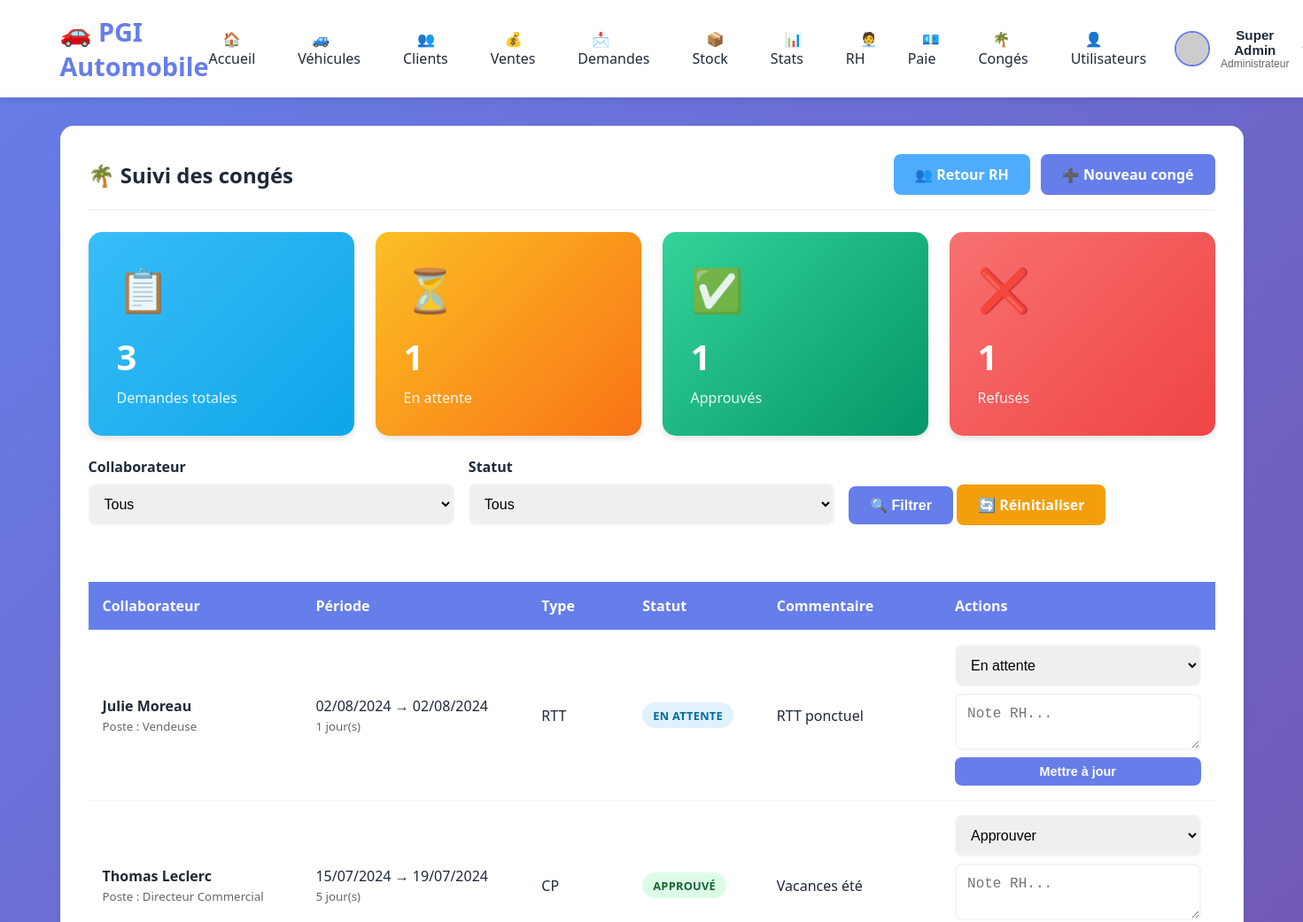
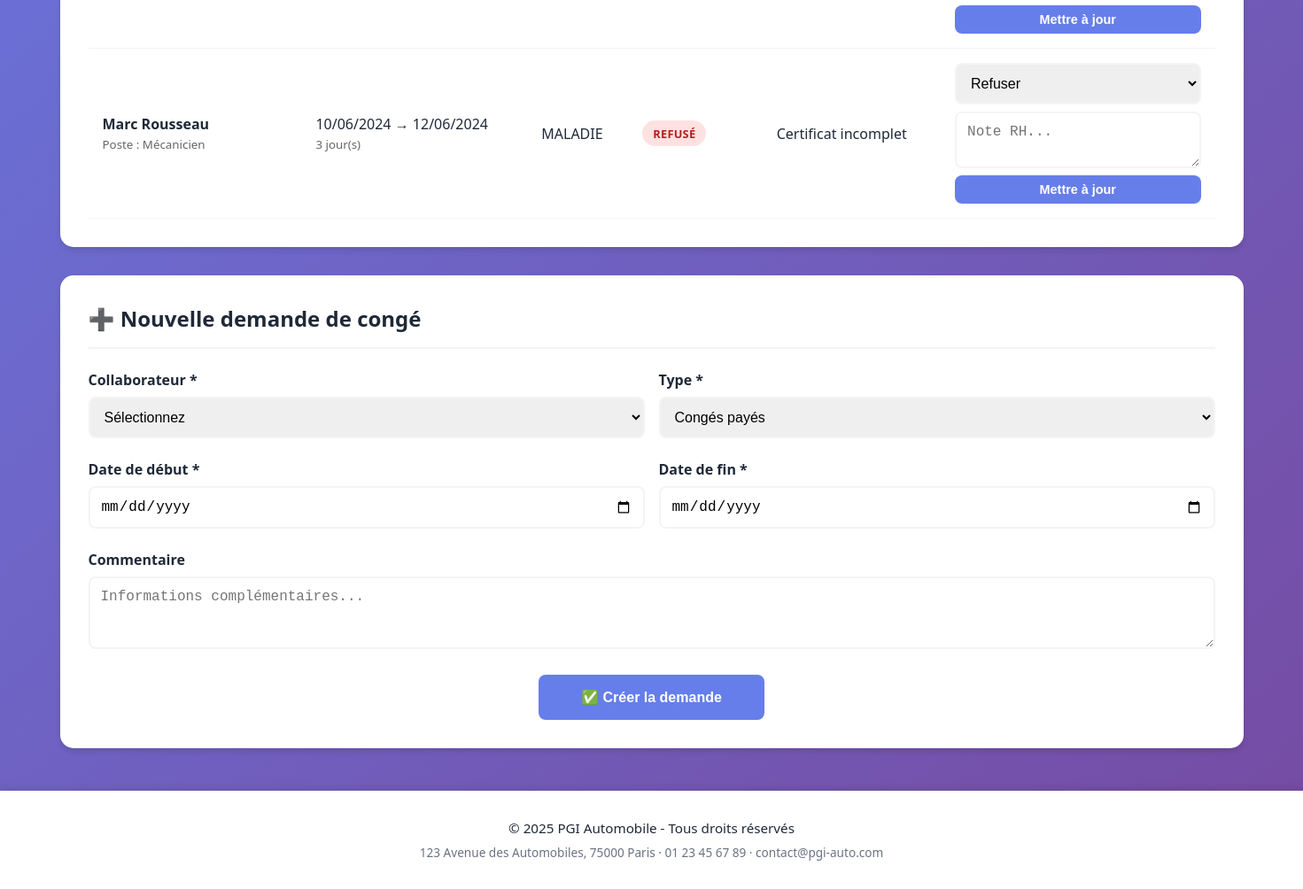
The app's page /modules/rh/conges.php (signed in) with its own data (2 pictures, top to bottom).
### tables this page shows
CREATE TABLE IF NOT EXISTS conges (
    id INT PRIMARY KEY AUTO_INCREMENT,
    personnel_id INT NOT NULL,
    type VARCHAR(30) DEFAULT 'CP',
    date_debut DATE NOT NULL,
    date_fin DATE NOT NULL,
    statut ENUM('en_attente', 'approuve', 'refuse') DEFAULT 'en_attente',
    commentaire TEXT NULL,
    commentaire_gestion TEXT NULL,
    created_at TIMESTAMP DEFAULT CURRENT_TIMESTAMP,
    updated_at TIMESTAMP DEFAULT CURRENT_TIMESTAMP ON UPDATE CURRENT_TIMESTAMP,
    FOREIGN KEY (personnel_id) REFERENCES personnel(id) ON DELETE CASCADE
);

CREATE TABLE IF NOT EXISTS personnel (
    id INT PRIMARY KEY AUTO_INCREMENT,
    nom VARCHAR(50) NOT NULL,
    prenom VARCHAR(50) NOT NULL,
    poste VARCHAR(50),
    salaire DECIMAL(10,2),
    email VARCHAR(100),
    telephone VARCHAR(20),
    date_embauche DATE,
    statut ENUM('actif', 'conge', 'inactif') DEFAULT 'actif',
    created_at TIMESTAMP DEFAULT CURRENT_TIMESTAMP
);

### config/auth.php (called while the page is built, shortened)
<?php
function hasPermission($module, $action) {
    $role = $_SESSION['role'] ?? null;
    if ($role === 'admin') {
        return true;
    }
    return roleHasDefaultPermission($role, $module, $action);
}
?>

### config/database.php (called while the page is built, shortened)
<?php
function escape($data) {
    return htmlspecialchars($data, ENT_QUOTES, 'UTF-8');
}
function formatDate($date) {
    return date('d/m/Y', strtotime($date));
}
?>

### modules/rh/conges.php (the view, shortened to what this page needs)
<?php
include '../../includes/header.php';
$canManage = hasPermission('conges', 'update');
$canCreate = hasPermission('conges', 'create');
$conditions = [];
$params = [];
$whereClause = count($conditions) > 0 ? 'WHERE ' . implode(' AND ', $conditions) : '';
$stats = $pdo->query("
    SELECT
        SUM(CASE WHEN statut = 'en_attente' THEN 1 ELSE 0 END) AS attente,
        SUM(CASE WHEN statut = 'approuve' THEN 1 ELSE 0 END) AS approuve,
        SUM(CASE WHEN statut = 'refuse' THEN 1 ELSE 0 END) AS refuse,
        COUNT(*) AS total
    FROM conges
")->fetch();
$sql = "
    SELECT c.*, p.nom, p.prenom, p.poste
    FROM conges c
    JOIN personnel p ON c.personnel_id = p.id
    $whereClause
    ORDER BY c.date_debut DESC
";
$stmt = $pdo->prepare($sql);
$stmt->execute($params);
$conges = $stmt->fetchAll();
$statusClasses = [
    'en_attente' => 'status-badge status-attente',
    'approuve' => 'status-badge status-valide',
    'refuse' => 'status-badge status-refuse'
];
$statusLabels = [
    'en_attente' => 'En attente',
    'approuve' => 'Approuvé',
    'refuse' => 'Refusé'
];
?>
<div class="card">
    <div class="card-header">
        <h2 class="card-title">🌴 Suivi des congés</h2>
        <div style="display: flex; gap: 0.75rem;">
            <a href="liste.php" class="btn btn-secondary">👥 Retour RH</a>
            <?php if ($canCreate): ?>
                <a href="#form-conge" class="btn btn-primary">➕ Nouveau congé</a>
            <?php endif; ?>
        </div>
    </div>
    <div class="stats-grid" style="margin-bottom: 1.5rem;">
        <div class="stat-card" style="background: linear-gradient(135deg, #38bdf8 0%, #0ea5e9 100%);">
            <div class="stat-icon">📋</div>
            <div class="stat-value"><?php echo $stats['total'] ?? 0; ?></div>
            <div class="stat-label">Demandes totales</div>
        </div>
        <div class="stat-card" style="background: linear-gradient(135deg, #fbbf24 0%, #f97316 100%);">
            <div class="stat-icon">⏳</div>
            <div class="stat-value"><?php echo $stats['attente'] ?? 0; ?></div>
            <div class="stat-label">En attente</div>
        </div>
        <div class="stat-card" style="background: linear-gradient(135deg, #34d399 0%, #059669 100%);">
            <div class="stat-icon">✅</div>
            <div class="stat-value"><?php echo $stats['approuve'] ?? 0; ?></div>
            <div class="stat-label">Approuvés</div>
        </div>
        <div class="stat-card" style="background: linear-gradient(135deg, #f87171 0%, #ef4444 100%);">
            <div class="stat-icon">❌</div>
            <div class="stat-value"><?php echo $stats['refuse'] ?? 0; ?></div>
            <div class="stat-label">Refusés</div>
        </div>
    </div>
    <form method="GET" style="margin-bottom: 1.5rem;">
        <div class="form-row" style="align-items: flex-end;">
            <div class="form-group">
                <label>Collaborateur</label>
                <select name="personnel_id" class="form-control">
                    <option value="">Tous</option>
                </select>
            </div>
            <div class="form-group">
                <label>Statut</label>
                <select name="statut" class="form-control">
                    <option value="">Tous</option>
                </select>
            </div>
            <div class="form-group">
                <button type="submit" class="btn btn-primary">🔍 Filtrer</button>
                <a href="conges.php" class="btn btn-warning">🔄 Réinitialiser</a>
            </div>
        </div>
    </form>
    <div class="table-responsive">
        <table>
            <thead>
                <tr>
                    <th>Collaborateur</th>
                    <th>Période</th>
                    <th>Type</th>
                    <th>Statut</th>
                    <th>Commentaire</th>
                    <?php if ($canManage): ?><th>Actions</th><?php endif; ?>
                </tr>
            </thead>
            <tbody>
                <?php if (count($conges) === 0): ?>
                    <tr>
                        <td colspan="<?php echo $canManage ? 6 : 5; ?>" style="text-align: center; color: #666; padding: 2rem;">Aucun congé trouvé</td>
                    </tr>
                <?php else: ?>
                    <?php foreach ($conges as $conge): ?>
                        <tr>
                            <td>
                                <strong><?php echo escape($conge['prenom'] . ' ' . $conge['nom']); ?></strong><br>
                                <small style="color: #666;">Poste : <?php echo escape($conge['poste']); ?></small>
                            </td>
                            <td>
                                <?php echo formatDate($conge['date_debut']); ?> → <?php echo formatDate($conge['date_fin']); ?><br>
                                <small style="color: #666;">
                                    <?php echo (new DateTime($conge['date_debut']))->diff(new DateTime($conge['date_fin']))->days + 1; ?> jour(s)
                                </small>
                            </td>
                            <td><?php echo strtoupper($conge['type']); ?></td>
                            <td>
                                <span class="<?php echo $statusClasses[$conge['statut']] ?? 'status-badge'; ?>">
                                    <?php echo $statusLabels[$conge['statut']] ?? ucfirst($conge['statut']); ?>
                                </span>
                            </td>
                            <td>
                                <?php echo $conge['commentaire'] ? escape($conge['commentaire']) : '<span style="color:#999;">—</span>'; ?><br>
                            </td>
                            <?php if ($canManage): ?>
                            <td>
                                <form method="POST" style="display: flex; flex-direction: column; gap: 0.5rem;">
                                    <select name="statut" class="form-control" style="min-width: 140px;">
                                        <option value="en_attente" <?php echo $conge['statut'] === 'en_attente' ? 'selected' : ''; ?>>En attente</option>
                                        <option value="approuve" <?php echo $conge['statut'] === 'approuve' ? 'selected' : ''; ?>>Approuver</option>
                                        <option value="refuse" <?php echo $conge['statut'] === 'refuse' ? 'selected' : ''; ?>>Refuser</option>
                                    </select>
                                    <textarea name="notes" class="form-control" rows="2" placeholder="Note RH..."><?php echo htmlspecialchars($conge['commentaire_gestion'] ?? ''); ?></textarea>
                                    <button type="submit" class="btn btn-primary btn-sm">Mettre à jour</button>
                                </form>
                            </td>
                            <?php endif; ?>
                        </tr>
                    <?php endforeach; ?>
                <?php endif; ?>
            </tbody>
        </table>
    </div>
</div>
<?php if ($canCreate): ?>
<div class="card" id="form-conge" style="margin-top: 2rem;">
    <div class="card-header">
        <h2 class="card-title">➕ Nouvelle demande de congé</h2>
    </div>
    <form method="POST">
        <div class="form-row">
            <div class="form-group">
                <label>Collaborateur *</label>
                <select name="personnel_id" class="form-control" required>
                    <option value="">Sélectionnez</option>
                </select>
            </div>
            <div class="form-group">
                <label>Type *</label>
                <select name="type" class="form-control">
                    <option value="CP">Congés payés</option>
                </select>
            </div>
        </div>
        <div class="form-row">
            <div class="form-group">
                <label>Date de début *</label>
                <input type="date" name="date_debut" class="form-control" required>
            </div>
            <div class="form-group">
                <label>Date de fin *</label>
                <input type="date" name="date_fin" class="form-control" required>
            </div>
        </div>
        <div class="form-group">
            <label>Commentaire</label>
            <textarea name="commentaire" class="form-control" rows="3" placeholder="Informations complémentaires..."></textarea>
        </div>
        <div style="text-align: center; margin-top: 1.5rem;">
            <button type="submit" class="btn btn-primary" style="padding: 1rem 3rem;">✅ Créer la demande</button>
        </div>
    </form>
</div>
<?php endif; ?>
<?php include '../../includes/footer.php'; ?>

### assets/css/style.css (style rules this page uses)
* { margin: 0; padding: 0; box-sizing: border-box; }
:root { --primary: #667eea; --primary-dark: #764ba2; --secondary: #4facfe; --success: #10b981; --danger: #ef4444; --warning: #f59e0b; --info: #17a2b8; --dark: #1f2937; --light: #f3f4f6; --white: #ffffff; --gradient-primary: linear-gradient(135deg, var(--primary) 0%, var(--primary-dark) 100%); --gradient-success: linear-gradient(135deg, #43e97b 0%, #38f9d7 100%); --gradient-info: linear-gradient(135deg, #4facfe 0%, #00f2fe 100%); --gradient-warning: linear-gradient(135deg, #fa709a 0%, #fee140 100%); --gray: #6b7280; --gray-light: #e5e7eb; --gray-dark: #374151; --text-primary: #333; --text-secondary: #666; --text-muted: #999; --border: #e0e0e0; --border-light: #f0f0f0; --border-dark: #ccc; --bg-light: #f8f9fa; --bg-white: #ffffff; }
body { font-family: 'Segoe UI', Tahoma, Geneva, Verdana, sans-serif; background: var(--gradient-primary); min-height: 100vh; color: var(--dark); }
.status-badge { display: inline-flex; align-items: center; gap: 0.25rem; padding: 0.35rem 0.75rem; border-radius: 999px; font-size: 0.8rem; font-weight: 600; text-transform: uppercase; letter-spacing: 0.02em; }
.status-valide { background: #dcfce7; color: #166534; }
.status-attente { background: #e0f2fe; color: #0369a1; }
.status-refuse { background: #fee2e2; color: #b91c1c; }
.card { background: var(--white); border-radius: 15px; padding: 2rem; margin-bottom: 2rem; box-shadow: 0 4px 6px rgba(0,0,0,0.1); transition: transform 0.3s, box-shadow 0.3s; }
.card-header { display: flex; justify-content: space-between; align-items: center; margin-bottom: 1.5rem; padding-bottom: 1rem; border-bottom: 2px solid var(--light); }
.card-title { font-size: 1.5rem; color: var(--dark); display: flex; align-items: center; gap: 10px; }
.stats-grid { display: grid; grid-template-columns: repeat(auto-fit, minmax(250px, 1fr)); gap: 1.5rem; margin-bottom: 2rem; }
.stat-card { background: linear-gradient(135deg, var(--primary) 0%, var(--secondary) 100%); color: var(--white); padding: 2rem; border-radius: 15px; box-shadow: 0 4px 6px rgba(0,0,0,0.1); transition: transform 0.3s; }
.stat-icon { font-size: 3rem; margin-bottom: 1rem; opacity: 0.9; }
.stat-value { font-size: 2.5rem; font-weight: bold; margin-bottom: 0.5rem; }
.stat-label { font-size: 1rem; opacity: 0.9; }
.table-responsive { overflow-x: auto; }
table { width: 100%; border-collapse: collapse; margin-top: 1rem; }
thead { background: var(--primary); color: var(--white); }
th, td { padding: 1rem; text-align: left; border-bottom: 1px solid var(--light); }
tbody tr { transition: background 0.3s; }
.btn { display: inline-block; padding: 0.75rem 1.5rem; border: none; border-radius: 8px; font-size: 1rem; font-weight: 600; cursor: pointer; transition: all 0.3s; text-decoration: none; }
.btn-primary { background: var(--primary); color: var(--white); }
.btn-secondary { background: var(--secondary); color: var(--white); }
.btn-warning { background: var(--warning); color: var(--white); }
.btn-sm { padding: 0.5rem 1rem; font-size: 0.9rem; }
.form-group { margin-bottom: 1.5rem; }
.form-group label { display: block; margin-bottom: 0.5rem; font-weight: 600; color: var(--dark); }
.form-control { width: 100%; padding: 0.75rem; border: 2px solid var(--light); border-radius: 8px; font-size: 1rem; transition: border 0.3s; }
.form-row { display: grid; grid-template-columns: repeat(auto-fit, minmax(250px, 1fr)); gap: 1rem; }
.card { animation: fadeIn 0.5s ease-out; }

### records on screen
conges: personnel.nom "Julie Moreau", personnel.poste "Vendeuse", date_debut "02/08/2024", date_fin "02/08/2024", date_debut+date_fin "1", type "RTT", statut "EN ATTENTE", commentaire "RTT ponctuel", statut "En attente"
conges: personnel.nom "Thomas Leclerc", personnel.poste "Directeur Commercial", date_debut "15/07/2024", date_fin "19/07/2024", date_debut+date_fin "5", type "CP", statut "APPROUVÉ", commentaire "Vacances été", statut "Approuver"
conges: personnel.nom "Marc Rousseau", personnel.poste "Mécanicien", date_debut "10/06/2024", date_fin "12/06/2024", date_debut+date_fin "3", type "MALADIE", statut "REFUSÉ", commentaire "Certificat incomplet", statut "Refuser"

### other values on screen
$appName "PGI Automobile"
$link['label'] "🏠 Accueil"
$link['label'] "🚙 Véhicules"
$link['label'] "👥 Clients"
$link['label'] "💰 Ventes"
$link['label'] "📩 Demandes"
$link['label'] "📦 Stock"
$link['label'] "📊 Stats"
$link['label'] "🧑‍💼 RH"
$link['label'] "💶 Paie"
$link['label'] "🌴 Congés"
$link['label'] "👤 Utilisateurs"
getFullName() "Super Admin"
getRoleLabel() "Administrateur"
$stats['total'] "3"
